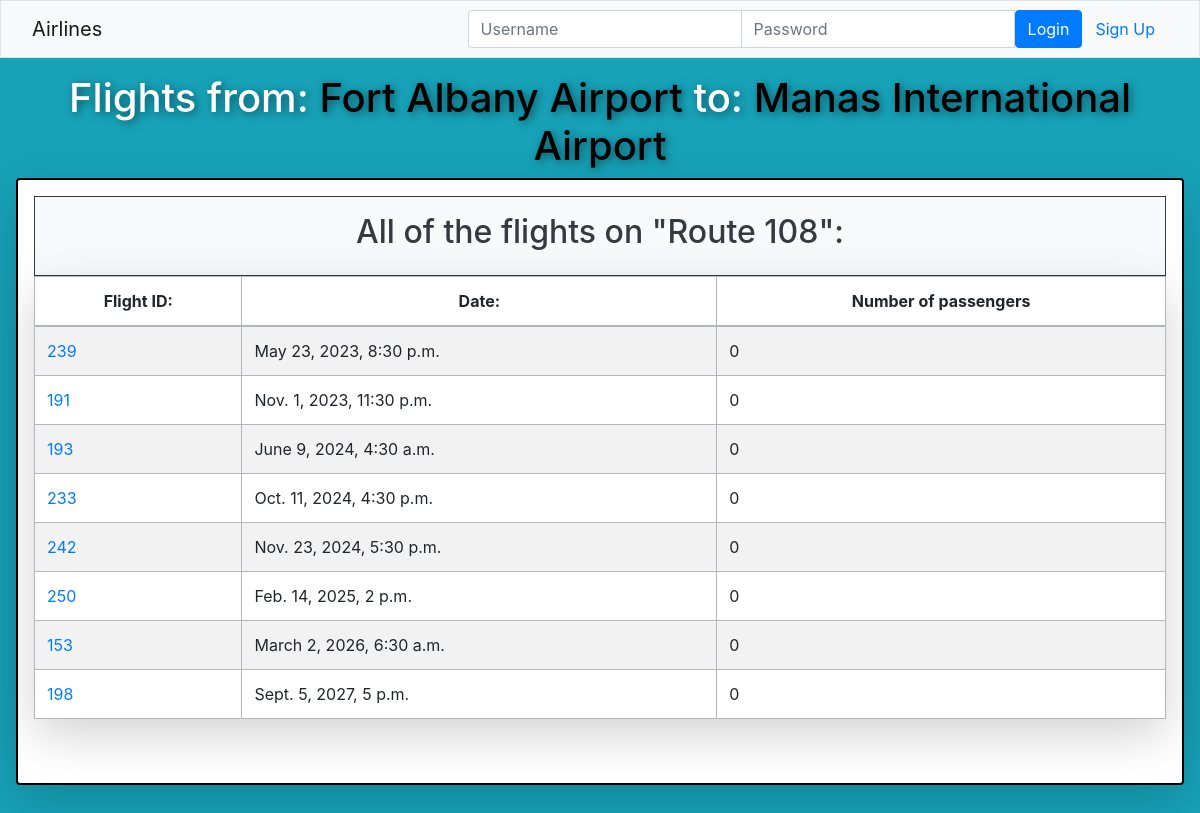
Page /airline/routes/108 on the earlier database version.
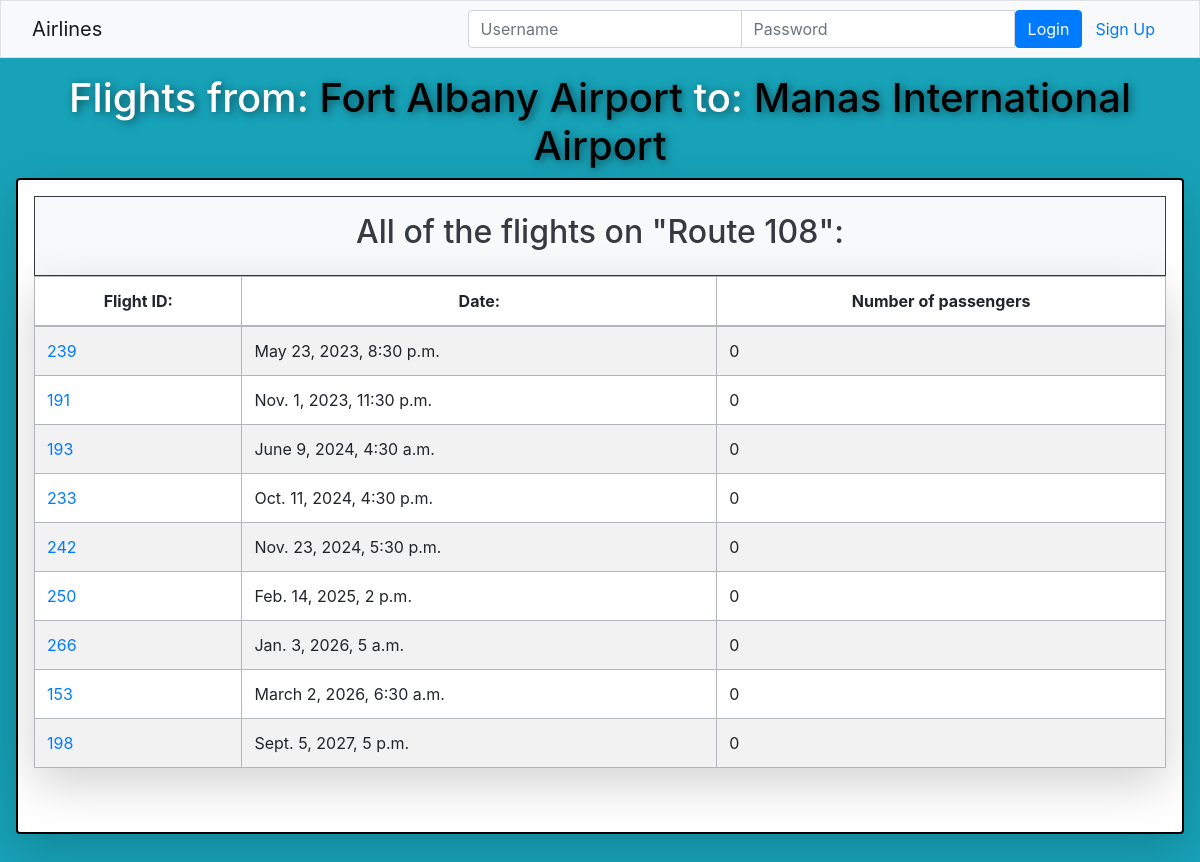
Same page on the later database version.
### airline/models.py (models this page shows, shortened)
class Flight(models.Model):
    start = models.ForeignKey(Airport, on_delete=models.CASCADE, related_name='departure_flights')
    destination = models.ForeignKey(Airport, on_delete=models.CASCADE, related_name='arrival_flights')
    date = models.DateTimeField()

### airline/views.py (the view)
# urls.py: path('routes/<int:route_id>', views.routes, name='routes'),
def routes(request, route_id):
    route = get_object_or_404(Route, pk=route_id)
    start_airport = route.start
    dest_airport = route.destination
    map = folium.Map(location=[start_airport.latitude, start_airport.longitude], zoom_start=6, height=250)
    folium.Marker(location=[start_airport.latitude, start_airport.longitude], popup=f'Start: {start_airport.name}', icon=folium.Icon(color='green')).add_to(map)
    folium.Marker(location=[dest_airport.latitude, dest_airport.longitude], popup=f'Destination: {dest_airport.name}', icon=folium.Icon(color='red')).add_to(map)
    line = PolyLine(locations=[[start_airport.latitude, start_airport.longitude], [dest_airport.latitude, dest_airport.longitude]], color='blue', weight=2, opacity=10)
    line.add_to(map)
    context={"route":route, 'map': map._repr_html_()}
    return render(request, template_name='airline/route.html', context=context)

### airline/models.py (called while the page is built)
    def __str__(self):
        return f"{self.name}"

### airline/templates/airline/route.html (shortened to what this page needs)
{% extends "airline/index.html" %}
{% block content %}
<div class="p-3 bg-info text-white text-center" style="position: absolute;  width: 100%;">
    <h1 class="text-shadow" style="text-shadow: 0.15rem 0.15rem 0.5rem rgba(0, 0, 0, 0.5)">
        Flights from: <a style="color: black;" href="/airline/airport/{{route.start.airport_id}}">{{route.start}}</a>
        to: <a style="color:black;" class="link-danger" href="/airline/airport/{{route.destination.airport_id}}">{{route.destination}}</a>
    </h1>
    <div style="border-width: 2px; border-style: solid; border-color: black;" class="shadow-lg p-3 mb-5 bg-white rounded">
        <table class="table table-striped table-secondary table-bordered shadow-lg p-3 mb-5 bg-white rounded">
            <thead>
                <div class="p-3 mt-0 bg-light text-dark text-center border border-dark">
                    <h2>All of the flights on "Route {{route.id}}":</h2>
                </div>
                <tr>
                    <th class="align-middle">Flight ID: </th>
                    <th class="align-middle">Date: </th>
                    <th class="align-middle">Number of passengers </th>
                </tr>
            </thead>
            <tbody class="text-left">
                    {% for fli in route.flights.all|dictsort:"date" %}
                        <tr>
                            <td class="align-middle"><a href="/airline/flight/{{fli.id}}">{{fli.id}}</a></td>
                            <td class="align-middle">{{fli.date}}</td>
                            <td class="align-middle">{{ fli.passengers.all|length }}</td>
                        </tr>
                    {% endfor %}
            </tbody>
        </table>
    </div>
</div>
{% endblock %}

Differences in the rows shown:
added Flight: id "266", date "Jan. 3, 2026, 5 a.m.", passengers.all|length "0"
